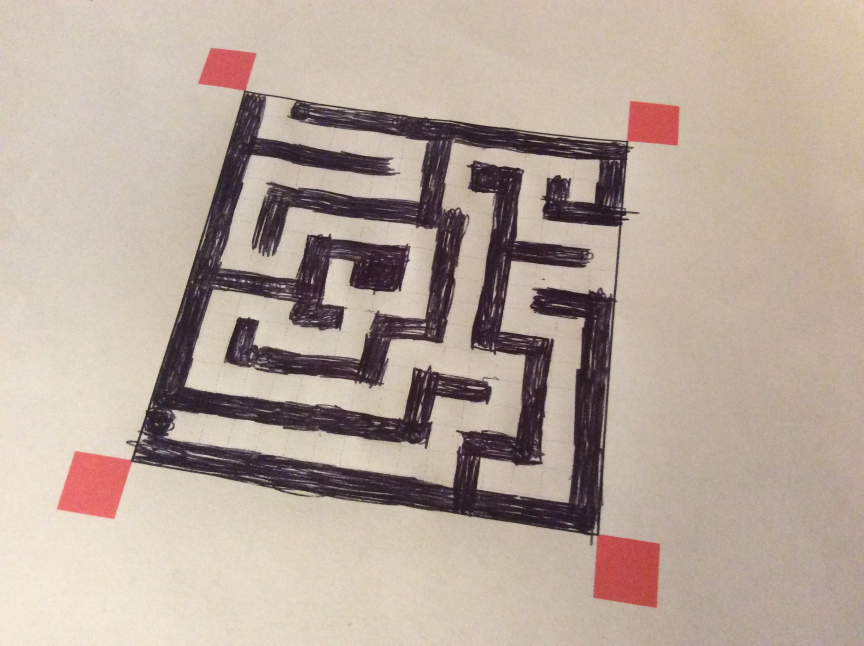
#> input picture Test Images/photo1.jpg, 2592 x 1936 px (shown at 1/3 size)
$ python -i redFinder.py   (imports and definitions only)   (Python 2 division)   (older library calls are emulated)
#> lines starting #> are read from the running program, lines starting #| are printed output that depends on the picture
# One component at a time method

from PIL import Image, ImageFilter
from colorsys import rgb_to_hsv

def bfs(graph,start):
	# Breadth-first search to find pixels connected
	# graph is array with some pixels true and others false
	# start is x, y
	if not graph[start[0]][start[1]]:
		return
	visited = []
	w, h = len(graph)-1, len(graph[0])-1
	queue = [start]
	while queue:
		x, y = queue.pop(0)
		neighbors = []
		if x<w:
			neighbors.append((x+1,y))
		if x>0:
			neighbors.append((x-1,y))
		if y<h:
			neighbors.append((x,y+1))
		if y>0:
			neighbors.append((x,y-1))
		for n in neighbors:
			if n not in visited and graph[n[0]][n[1]]:
				visited.append(n)
				queue.append(n)
	return visited

def rgb2hsv(*args):
	# RGB input out of (255,255,255)
	# HSV output out of (360,255,255)
	if len(args) == 1:
		r,g,b = [c/255.0 for c in args[0]]
	else:
		r,g,b = [c/255.0 for c in args]

	h,s,v = rgb_to_hsv(r,g,b)
	return h*360,s*255,v*255

def findRed(i):
	'''Return `clusters`, a list for each red object in `i` that
	contains all the pixel coordinates which make up that object'''
	i=i.convert('RGB')
	width,height=i.size
	#Apply gaussian blur
	blur = i.filter(ImageFilter.GaussianBlur(radius=max(i.size)/300))
	load = i.load()
	#Find red regions
	redMap = [[0 for _ in range(height)] for _ in range(width)]
	for y in range(height):
		for x in range(width):
			h,s,v=rgb2hsv(load[x,y])
			if (h < 20 or h > 330) and s > 100 and v > 100:
				redMap[x][y] = 1

	#Depth-first search on one pixel in each object to identify separate red objects
	visited = []
	clusters = []
	for y in range(height):
		for x in range(width):
			if not (x, y) in visited:
				cluster = bfs(redMap, (x, y))
				if cluster is not None:
					clusters.append(cluster)
					visited += cluster
	#Exclude smaller clusters (accidental red pixels) so that clusters only include objects.
	return [c for c in clusters if len(c)>10]

def resize(im, base=200):
	#Resize so the smaller image dimension is always 200
	if im.size[0] < im.size[1]:
		x = im.size[1]
		y = im.size[0]
		a = False
	else:
		x = im.size[0]
		y = im.size[1]
		a = True

	percent = (base/float(x))
	size = int((float(y)*float(percent)))
	if a:
		im = im.resize((base, int(size*0.5)), Image.ANTIALIAS)
	else:
		im = im.resize((size, int(base*0.5)), Image.ANTIALIAS)
	return im

def cornerCoords(image):
	'''Return inside corners of all red corners in image'''
	p = image.resize((100*image.size[0]/image.size[1], 100))
	#record scale of shrinkage
	scale = [x/float(y) for x,y in zip(image.size, p.size)][0]

	#Find red objects
	clusters = findRed(p)
	# only top 4 with aspect ratios closest to 1
	def aspect(cluster):
		x, y = zip(*cluster)
		w = max(x)-min(x)
		h = max(y)-min(y)
		return float(max(w,h))/float(min(w,h))
	squarest = sorted(clusters, key=aspect)[:4]
	XandYs = [zip(*c) for c in squarest]
	centers = [[int(sum(list(x))/len(list(x))) for x in c] for c in XandYs]

	topLeft,topRight=[squarest[centers.index(c)] for c in sorted(sorted(centers,key=lambda x:x[1])[:2],key=lambda x:x[0])]
	botLeft,botRight=[squarest[centers.index(c)] for c in sorted(sorted(centers,key=lambda x:x[1])[2:],key=lambda x:x[0])]

	def manhattan(xy,xy2):
		x,y=xy
		x2,y2=xy2
		return abs(x2-x)+abs(y2-y)

	tl = max(topLeft)
	bboxTR = min(zip(*topRight)[0]),max(zip(*topRight)[0])
	tr = min(topRight, key=lambda xy: manhattan(xy,bboxTR))
	bboxBL = max(zip(*botLeft)[0]),min(zip(*botLeft)[0])
	bl = min(botLeft, key=lambda xy: manhattan(xy,bboxBL))
	br = min(botRight)
	scaled= [tuple([int(c*scale) for c in point]) for point in [tl,tr,br,bl]]
	return scaled


# [13 lines not run here, left out]

>>> from PIL import Image
>>> picture = Image.open('../Test Images/photo1.jpg')
#> picture is the input picture: PIL image 2592x1936 RGB; mean R, G, B 184, 168, 156.4
>>> result = cornerCoords(picture)
#> in cornerCoords, `p = image.resize((100*image.size[0]/image.size[1], 100))`:
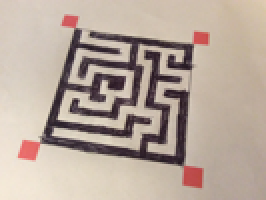
#> p: PIL image 133x100 RGB (shown 2 times larger); mean R, G, B 183.9, 168, 156.4

$ run again, on Test Images/photo2.jpg
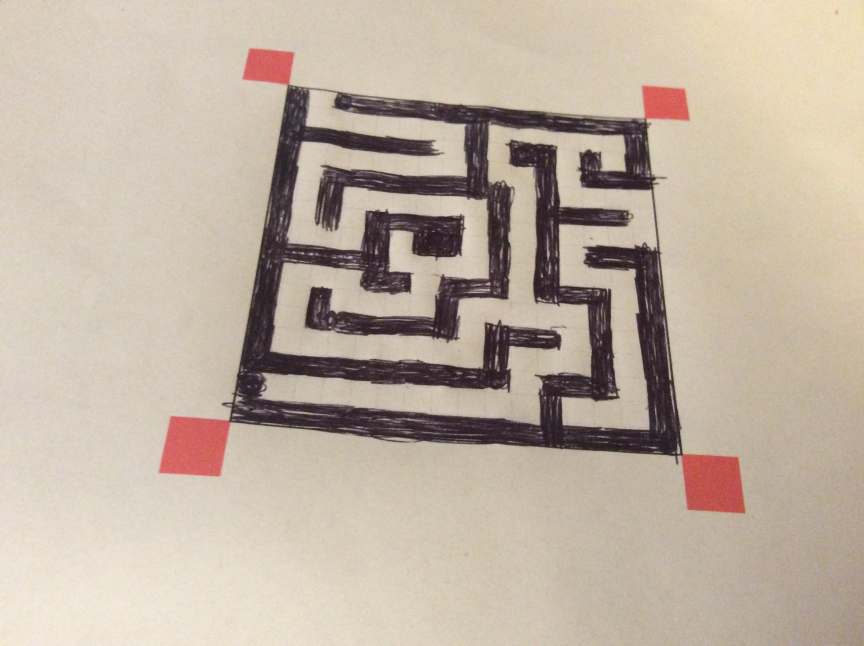
#> input picture Test Images/photo2.jpg, 2592 x 1936 px (shown at 1/3 size)
#> picture is the input picture: PIL image 2592x1936 RGB; mean R, G, B 191.6, 177.4, 162.7
#> in cornerCoords, `p = image.resize((100*image.size[0]/image.size[1], 100))`:
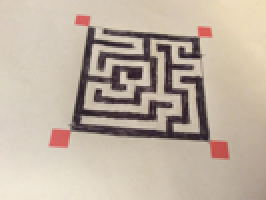
#> p: PIL image 133x100 RGB (shown 2 times larger); mean R, G, B 191.6, 177.4, 162.7
